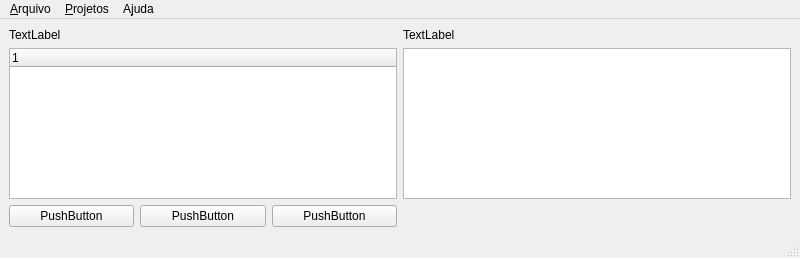
<?xml version="1.0" encoding="UTF-8"?>
<ui version="4.0">
 <class>NHEClientClass</class>
 <widget class="QMainWindow" name="NHEClientClass">
  <property name="geometry">
   <rect>
    <x>0</x>
    <y>0</y>
    <width>800</width>
    <height>258</height>
   </rect>
  </property>
  <property name="windowTitle">
   <string>MainWindow</string>
  </property>
  <widget class="QWidget" name="centralwidget">
   <layout class="QHBoxLayout" name="horizontalLayout">
    <item>
     <layout class="QGridLayout" name="gridLayout">
      <item row="0" column="0">
       <widget class="QLabel" name="label">
        <property name="text">
         <string>TextLabel</string>
        </property>
       </widget>
      </item>
      <item row="1" column="0">
       <widget class="QTreeWidget" name="treeWidget">
        <column>
         <property name="text">
          <string notr="true">1</string>
         </property>
        </column>
       </widget>
      </item>
      <item row="1" column="1">
       <widget class="QListWidget" name="listWidget"/>
      </item>
      <item row="0" column="1">
       <widget class="QLabel" name="label_2">
        <property name="text">
         <string>TextLabel</string>
        </property>
       </widget>
      </item>
      <item row="3" column="0">
       <layout class="QHBoxLayout" name="horizontalLayout_2">
        <item>
         <widget class="QPushButton" name="pushButton">
          <property name="text">
           <string>PushButton</string>
          </property>
         </widget>
        </item>
        <item>
         <widget class="QPushButton" name="pushButton_3">
          <property name="text">
           <string>PushButton</string>
          </property>
         </widget>
        </item>
        <item>
         <widget class="QPushButton" name="pushButton_2">
          <property name="text">
           <string>PushButton</string>
          </property>
         </widget>
        </item>
       </layout>
      </item>
     </layout>
    </item>
   </layout>
  </widget>
  <widget class="QMenuBar" name="menubar">
   <property name="geometry">
    <rect>
     <x>0</x>
     <y>0</y>
     <width>800</width>
     <height>25</height>
    </rect>
   </property>
   <widget class="QMenu" name="menuArquivo">
    <property name="title">
     <string>&amp;Arquivo</string>
    </property>
    <addaction name="actionAtualizar"/>
   </widget>
   <widget class="QMenu" name="menuAjuda">
    <property name="title">
     <string>&amp;Projetos</string>
    </property>
    <addaction name="actionNovo_Projeto"/>
    <addaction name="actionInscrever_se"/>
   </widget>
   <widget class="QMenu" name="menuAjuda_2">
    <property name="title">
     <string>A&amp;juda</string>
    </property>
    <addaction name="separator"/>
    <addaction name="actionSobre_QT"/>
    <addaction name="actionSobre_NHE"/>
   </widget>
   <addaction name="menuArquivo"/>
   <addaction name="menuAjuda"/>
   <addaction name="menuAjuda_2"/>
  </widget>
  <widget class="QStatusBar" name="statusbar"/>
  <action name="actionSobre_QT">
   <property name="text">
    <string>Sobre &amp;QT</string>
   </property>
  </action>
  <action name="actionSobre_NHE">
   <property name="text">
    <string>Sobre &amp;NHE</string>
   </property>
  </action>
  <action name="actionAtualizar">
   <property name="text">
    <string>Atualizar</string>
   </property>
   <property name="statusTip">
    <string>Atualizar os dados</string>
   </property>
  </action>
  <action name="actionNovo_Projeto">
   <property name="text">
    <string>&amp;Novo Projeto</string>
   </property>
  </action>
  <action name="actionInscrever_se">
   <property name="text">
    <string>&amp;Inscrever-se</string>
   </property>
  </action>
 </widget>
 <resources/>
 <connections/>
</ui>
